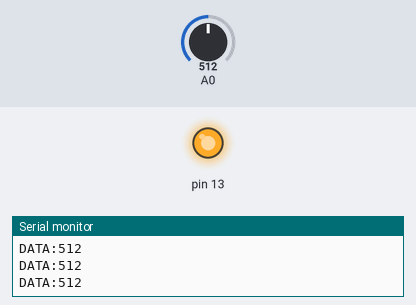
This sketch was run on a simulated Arduino Uno, built with avr-gcc and run on an emulated ATmega328P. Parts: output pins drawn as LEDs (lit = HIGH), the last lines printed to the serial monitor. Inputs (shaded band) come from the test bench; at power-on: A0 = 512.

Above: at 1.2 s.
1.3 s: A0 set to 417
2.8 s: A0 set to 387
At 3.9 s:
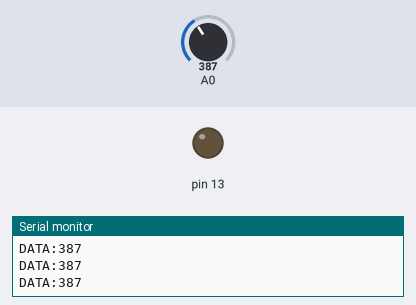
4.3 s: A0 set to 410
At 5.1 s:
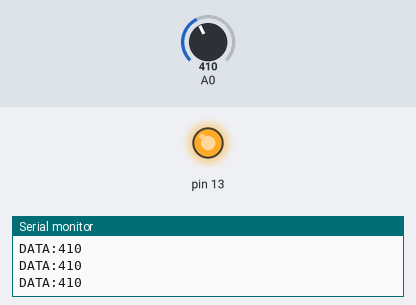
5.9 s: A0 set to 390
At 6.5 s:
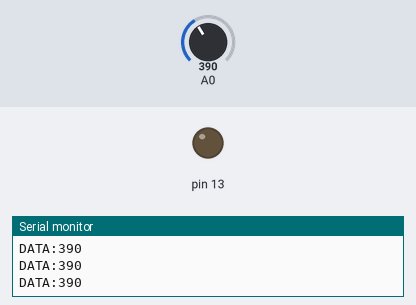
Timing chart, 0 to 8.5 s (numbered marks = the images above; inputs shaded):
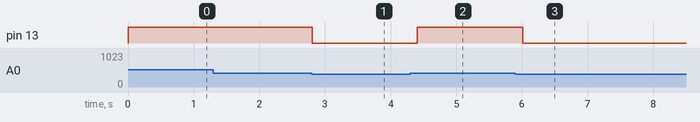

The sketch:

switch.ino
```cpp
void setup() {
  Serial.begin(9600);
  pinMode(13, OUTPUT);
}

void loop() {
  int sensorValue = analogRead(A0); // Reading the wire in A0

  // Python looks for the word "DATA:" to know a number is coming
  Serial.print("DATA:");
  Serial.println(sensorValue);

  if (sensorValue > 400) {
    digitalWrite(13, HIGH); // Turn on LED if touched/dry
  } else {
    digitalWrite(13, LOW);
  }
  delay(200); // Send data 5 times a second
}
```

Measured:
- the behaviour switches between 401 and 400 on A0 (found by bisection; images 0 and 1)
- after the input at 2.8 s, pin 13: HIGH → LOW at once
- after the input at 4.3 s, pin 13: LOW → HIGH after 0.11 s
- after the input at 5.9 s, pin 13: HIGH → LOW after 0.11 s
